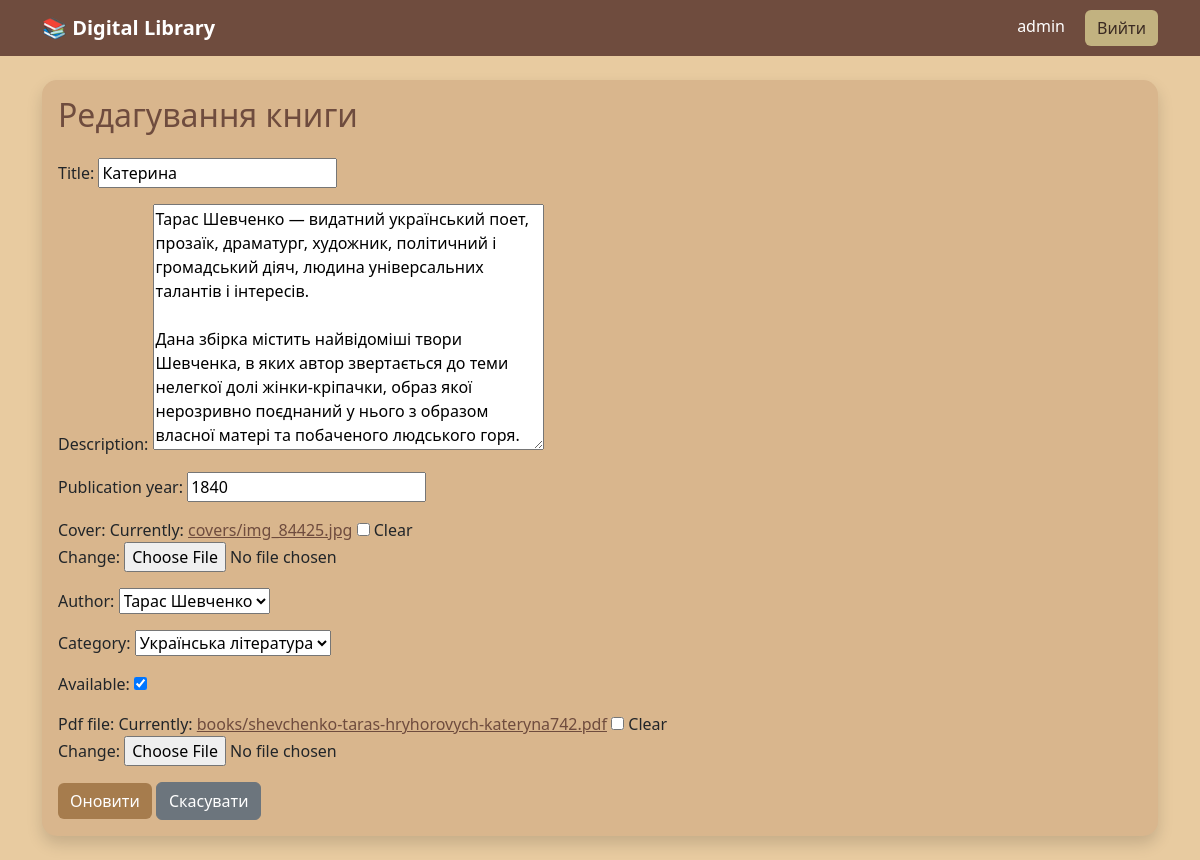
Page /book/7/edit/ (signed in) on the committed database.
### books/models.py (models this page shows, shortened)
class Book(models.Model):
    title = models.CharField(max_length=200)
    description = models.TextField()
    publication_year = models.IntegerField()
    cover = models.ImageField(upload_to='covers/', blank=True, null=True)
    pdf_file = models.FileField(upload_to='books/', blank=True, null=True)
    author = models.ForeignKey(Author, on_delete=models.CASCADE)
    category = models.ForeignKey(Category, on_delete=models.CASCADE)
    available = models.BooleanField(default=True)

### books/views.py (the view)
# urls.py: path("book/<int:book_id>/edit/", edit_book, name="edit_book"),
@staff_member_required
def edit_book(request, book_id):
    book = get_object_or_404(Book, id=book_id)
    if request.method == "POST":
        form = BookForm(request.POST, request.FILES, instance=book)
        if form.is_valid():
            form.save()
            return redirect("book_detail", book.id)
    else:
        form = BookForm(instance=book)
    return render(request, "books/edit_book.html", {"form": form, "book": book})

### books/forms.py
class BookForm(forms.ModelForm):
    class Meta:
        model = Book
        fields = [
            "title",
            "description",
            "publication_year",
            "cover",
            "author",
            "category",
            "available",
            "pdf_file"
        ]

### books/models.py (called while the page is built)
    def __str__(self):
        return self.full_name

    def __str__(self):
        return self.name

### templates/books/edit_book.html (shortened to what this page needs)
{% extends 'base.html' %}
{% block content %}
<div class="card library-card shadow">
    <div class="card-body">
        <h2 class="mb-4">Редагування книги</h2>
        <form method="POST" enctype="multipart/form-data">
            {{ form.as_p }}
            <button class="btn btn-main">Оновити</button>
            <a href="{% url 'book_detail' book.id %}" class="btn btn-secondary">Скасувати</a>
        </form>
    </div>
</div>
{% endblock %}

### templates/base.html (shortened to what this page needs)
<!DOCTYPE html>
<html lang="uk">
<head>
<link href="https://cdn.jsdelivr.net/npm/bootstrap@5.3.3/dist/css/bootstrap.min.css" rel="stylesheet">
</head>
<body>
   <nav class="navbar navbar-expand-lg navbar-custom">
      <div class="container">
         <a class="navbar-brand text-white fw-bold" href="/">📚 Digital Library</a>
         <div>
            {% if user.is_authenticated %}
               <span class="text-white me-3">{{ user.username }}</span>
               <a href="{% url 'logout' %}" class="btn btn-light-brown">Вийти</a>
            {% else %}
               <a href="{% url 'login' %}" class="btn btn-light-brown">Увійти</a>
            {% endif %}
         </div>
      </div>
   </nav>
   <div class="container py-4">
      {% block content %}
      {% endblock %}
   </div>
</body>
</html>

### templates/base.html (style rules this page uses)
body { background-color:#E8CBA0; }
.navbar-custom { background-color:#6F4C3E; }
.library-card { background-color:#D9B68D; border:none; border-radius:15px; }
.btn-main { background-color:#A67C4D; color:white; border:none; }
.btn-light-brown { background-color:#C2B280; border:none; color:#3a2a22; }
a { color:#6F4C3E; }
h1,h2,h3,h4,h5 { color:#6F4C3E; }

### rows in the picture
Book: title "Катерина", description "Тарас Шевченко — видатний український поет, прозаїк, драматург, художник, політичний і громадський діяч, людина універсальних талантів і інтересів. Дана збірка містить найвідоміші твори Шевченка, в яких автор звертається до теми нелегкої долі жінки-кріпачки, образ якої нерозривно поєднаний у нього з образом власної матері та побаченого людського горя.", publication_year "1840", author "Тарас Шевченко", category "Українська література", available "☑"

### other values in the picture
{{ user.username }} "admin"
